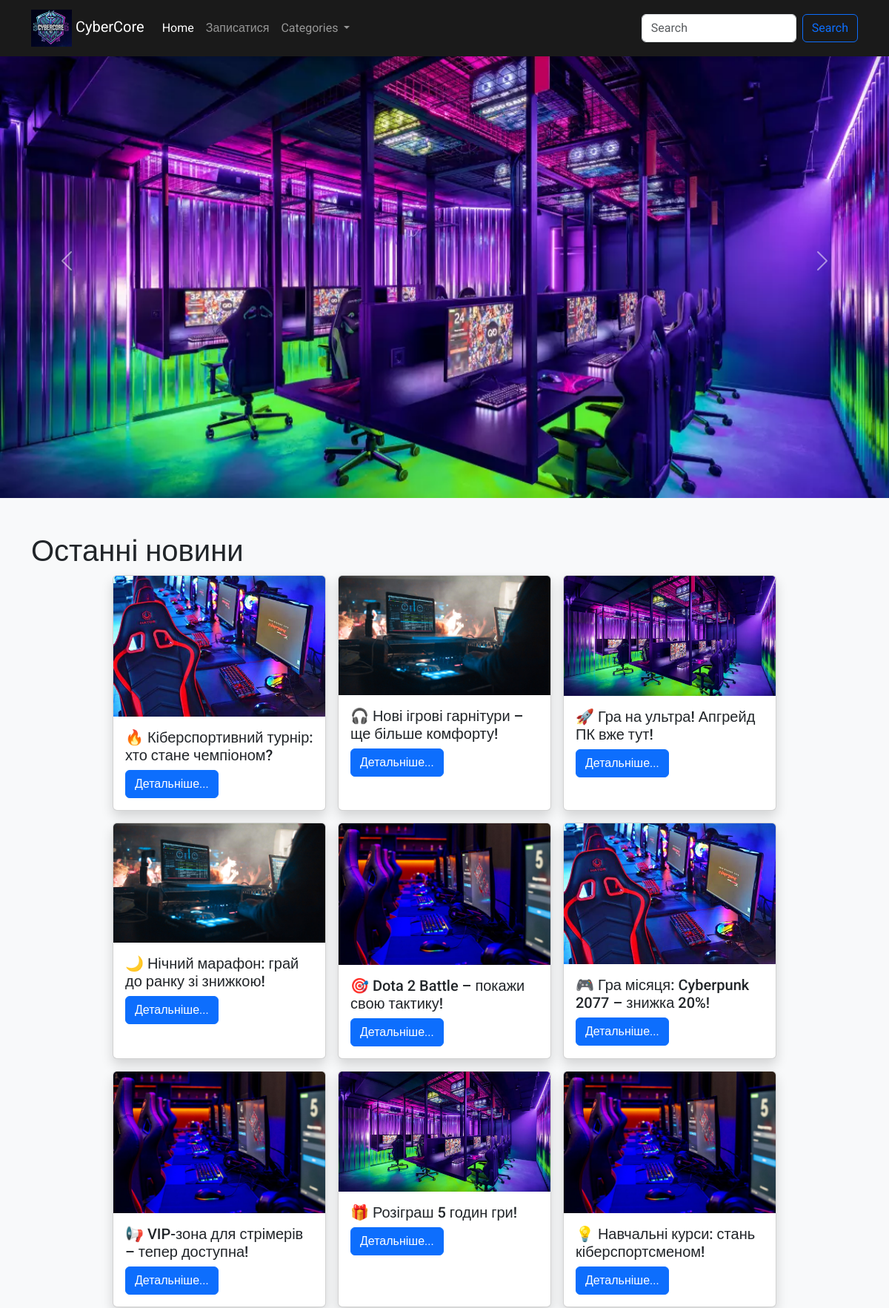
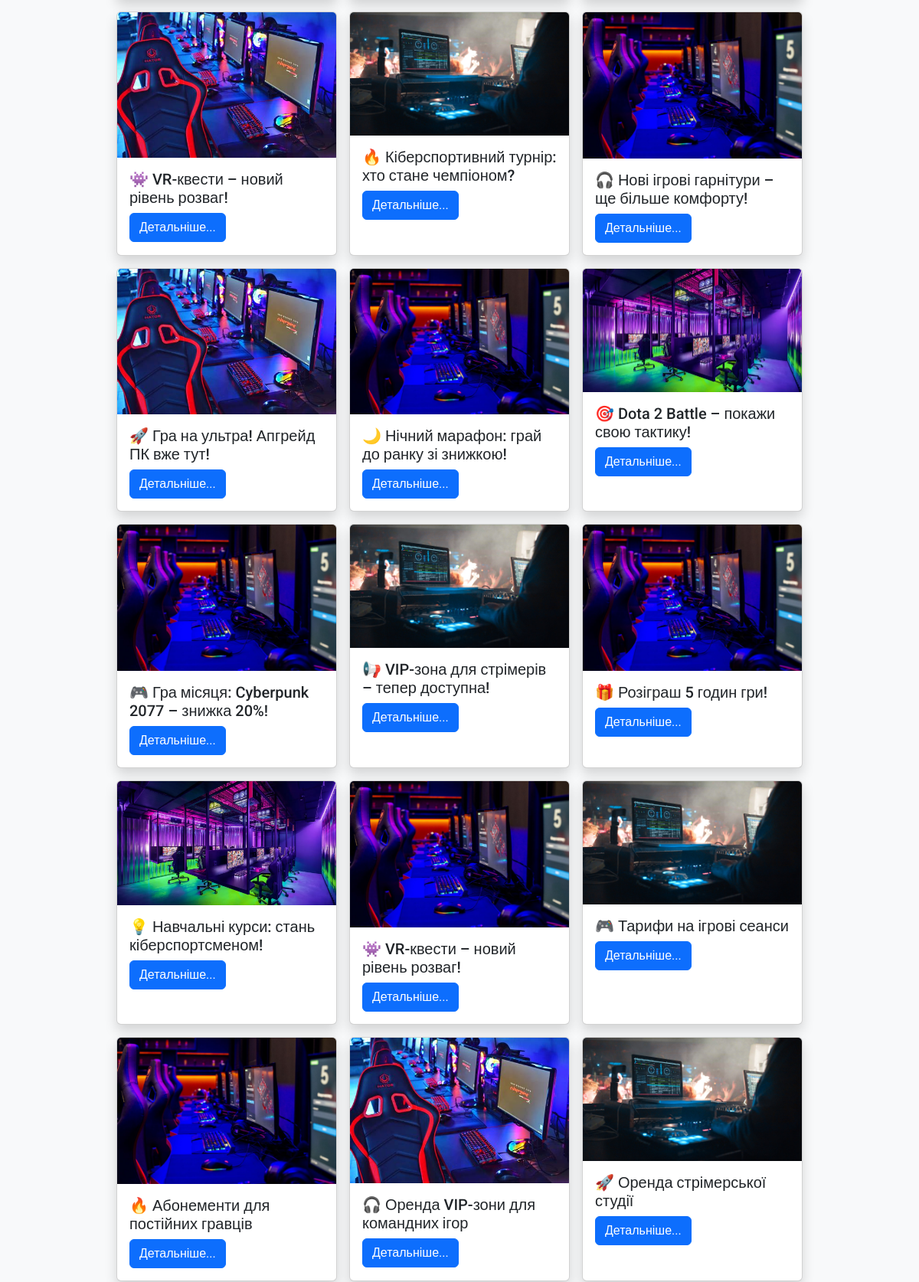
The page / (upper part) on the database its author committed (2 pictures, top to bottom).
### tables this page shows
CREATE TABLE articles (
    id INTEGER PRIMARY KEY AUTOINCREMENT,
    user_id INTEGER NOT NULL,
    category_id INTEGER NOT NULL,
    title TEXT NOT NULL,
    content TEXT NOT NULL,
    created_at TIMESTAMP DEFAULT CURRENT_TIMESTAMP, image TEXT,
    FOREIGN KEY (user_id) REFERENCES users(id) ON DELETE CASCADE,
    FOREIGN KEY (category_id) REFERENCES categories(id) ON DELETE SET NULL
);

### app.py (the view)
@app.route("/")
def index():
    categories = db.get_categories()
    articles = db.get_articles()
    return render_template("index.html", categories=categories, articles=articles)

### db_scripts.py (called while the page is built)
    def open_db(self):
        self.conn = sqlite3.connect(self.dbname)
        self.cursor = self.conn.cursor()

    def get_categories(self):
        self.open_db()
        self.cursor.execute('''SELECT * FROM categories''')
        data = self.cursor.fetchall()
        self.conn.close()
        return data

    def get_articles(self):
        self.open_db()
        self.cursor.execute('''SELECT * FROM articles''')
        data = self.cursor.fetchall()
        self.conn.close()
        return data

### templates/index.html (shortened to what this page needs)
{% extends 'base.html' %}
{% block content %}
      <div id="carouselExampleAutoplaying" class="carousel slide" data-bs-ride="carousel">
        <div class="carousel-inner">
          <div class="carousel-item active">
            <img src="{{url_for('static', filename='Photos/sect3-bg.png')}}" class="d-block w-100" alt="...">
          </div>
        </div>
        <button class="carousel-control-prev" type="button" data-bs-target="#carouselExampleAutoplaying" data-bs-slide="prev">
          <span class="carousel-control-prev-icon" aria-hidden="true"></span>
        </button>
        <button class="carousel-control-next" type="button" data-bs-target="#carouselExampleAutoplaying" data-bs-slide="next">
          <span class="carousel-control-next-icon" aria-hidden="true"></span>
        </button>
      </div>
      <main class="container mt-5">
          <h1 class="mt-5">Останні новини</h1>
          <div class="d-flex flex-wrap justify-content-center gap-3">
              {% for article in articles %}
                  <div class="card shadow" style="width: 18rem;">
                    {% if article[6] %}
                      <img src="{{ url_for('static', filename='Photos/' + article[6]) }}" class="card-img-top" alt="...">
                    {% endif %}
                      <div class="card-body">
                          <h5 class="card-title">{{ article[3] }}</h5>
                          <a href="{{ url_for('article_page', article_id=article[0]) }}" class="btn btn-primary">Детальніше...</a>
                      </div>
                  </div>
              {% endfor %}
          </div>
      </main>
      {% endblock %}

### static/style.css (style rules this page uses)
body { font-family: 'Roboto', sans-serif; background-color: #f8f9fa; }
.card { transition: transform 0.2s; }
.shadow { box-shadow: 0 4px 8px rgba(0, 0, 0, 0.2); }
.carousel { max-height: 80vh; overflow: hidden; }

### rows shown on the page
articles: image (picture), title "🔥 Кіберспортивний турнір: хто стане чемпіоном?"
articles: image (picture), title "🎧 Нові ігрові гарнітури – ще більше комфорту!"
articles: image (picture), title "🚀 Гра на ультра! Апгрейд ПК вже тут!"
articles: image (picture), title "🌙 Нічний марафон: грай до ранку зі знижкою!"
articles: image (picture), title "🎯 Dota 2 Battle – покажи свою тактику!"
articles: image (picture), title "🎮 Гра місяця: Cyberpunk 2077 – знижка 20%!"
articles: image (picture), title "📢 VIP-зона для стрімерів – тепер доступна!"
articles: image (picture), title "🎁 Розіграш 5 годин гри!"
articles: image (picture), title "💡 Навчальні курси: стань кіберспортсменом!"
articles: image (picture), title "👾 VR-квести – новий рівень розваг!"
articles: image (picture), title "🔥 Кіберспортивний турнір: хто стане чемпіоном?"
articles: image (picture), title "🎧 Нові ігрові гарнітури – ще більше комфорту!"
articles: image (picture), title "🚀 Гра на ультра! Апгрейд ПК вже тут!"
articles: image (picture), title "🌙 Нічний марафон: грай до ранку зі знижкою!"
articles: image (picture), title "🎯 Dota 2 Battle – покажи свою тактику!"
articles: image (picture), title "🎮 Гра місяця: Cyberpunk 2077 – знижка 20%!"
articles: image (picture), title "📢 VIP-зона для стрімерів – тепер доступна!"
articles: image (picture), title "🎁 Розіграш 5 годин гри!"
articles: image (picture), title "💡 Навчальні курси: стань кіберспортсменом!"
articles: image (picture), title "👾 VR-квести – новий рівень розваг!"
articles: image (picture), title "🎮 Тарифи на ігрові сеанси"
articles: image (picture), title "🔥 Абонементи для постійних гравців"
articles: image (picture), title "🎧 Оренда VIP-зони для командних ігор"
articles: image (picture), title "🚀 Оренда стрімерської студії"
